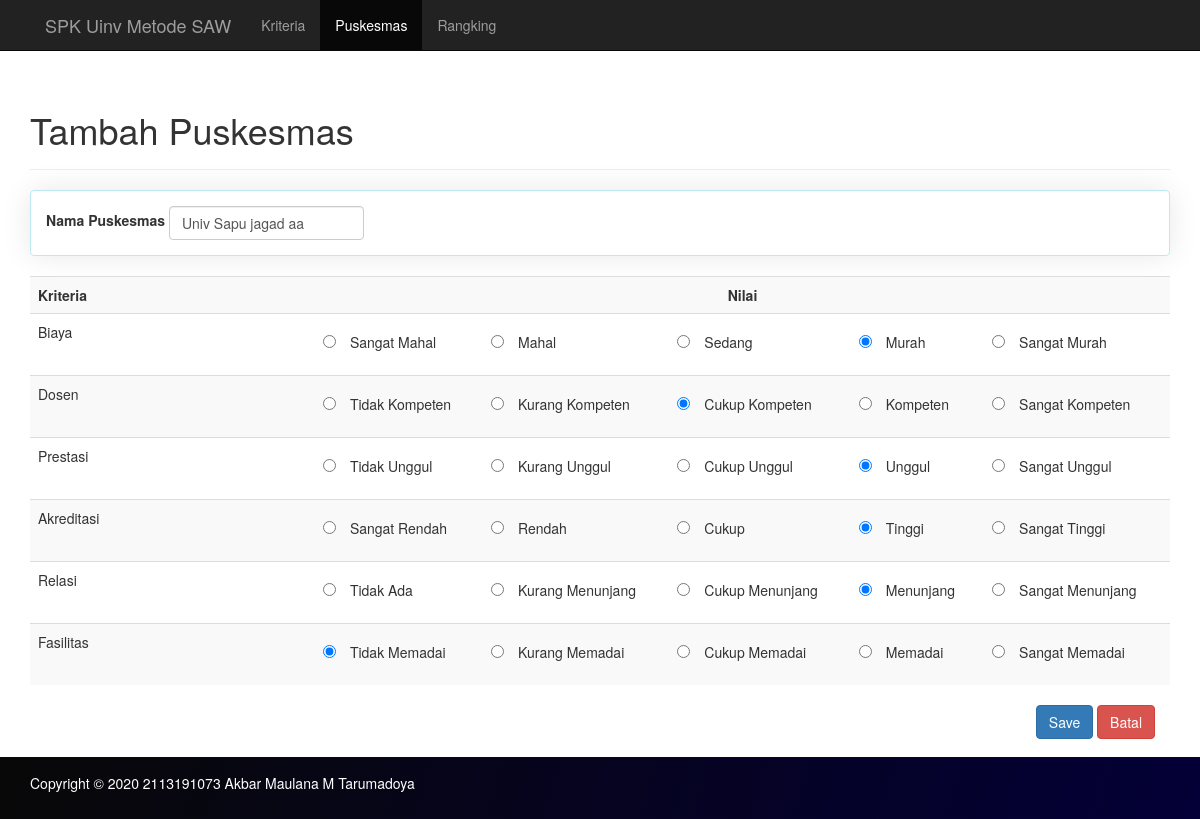
The page /puskesmas/tambah/4 on the database its author committed.
### tables this page shows
CREATE TABLE `puskesmas` (
  `kdPuskesmas` int(11) NOT NULL,
  `puskesmas` varchar(50) NOT NULL
);

CREATE TABLE `subkriteria` (
  `kdSubKriteria` int(11) NOT NULL,
  `subKriteria` varchar(50) NOT NULL,
  `value` int(11) NOT NULL,
  `kdKriteria` int(11) NOT NULL
);

CREATE TABLE `nilai` (
  `kdPuskesmas` int(11) NOT NULL,
  `kdKriteria` int(11) NOT NULL,
  `nilai` int(11) NOT NULL
);

### application/helpers/General_helper.php (called while the page is built, shortened)
<?php
if (!function_exists('loadPage')) {
	function loadPage($view, $vars = array())
	{
		$data['view'] = $view;
		$data['data'] = $vars;
		$CI = &get_instance();
		return $CI->load->view('layouts/layout', $data);
	}
}

### application/controllers/Puskesmas.php (called while the page is built, shortened)
<?php
class Puskesmas extends MY_Controller
{
	public function tambah($id = null)
	{
		if ($id == null) {
			if (count($_POST)) {
				$this->form_validation->set_rules('puskesmas', '', 'trim|required');
				if ($this->form_validation->run() == false) {
					$errors = $this->form_validation->error_array();
					$this->session->set_flashdata('errors', $errors);
					redirect(current_url());
				} else {
					$puskesmas = $this->input->post('puskesmas');
					$nilai = $this->input->post('nilai');
					$this->MPuskesmas->puskesmas = $puskesmas;
					if ($this->MPuskesmas->insert() == true) {
						$success = false;
						$kdPuskesmas = $this->MPuskesmas->getLastID()->kdPuskesmas;
						foreach ($nilai as $item => $value) {
							$this->MNilai->kdPuskesmas = $kdPuskesmas;
							$this->MNilai->kdKriteria = $item;
							$this->MNilai->nilai = $value;
							if ($this->MNilai->insert()) {
								$success = true;
							}
						}
						if ($success == true) {
							$this->session->set_flashdata('message', 'Berhasil menambah data.');
							redirect('puskesmas');
						} else {
							echo 'gagal';
						}
					}
				}
			} else {
				$data['dataView'] = $this->getDataInsert();
				loadPage('puskesmas/tambah', $data);
			}
		} else {
			$data['dataView'] = $this->getDataInsert();
			$data['nilaiPuskesmas'] = $this->MNilai->getNilaiByUniveristas($id);
			loadPage('puskesmas/tambah', $data);
		}
	}
	private function getDataInsert()
	{
		$dataView = array();
		$kriteria = $this->MKriteria->getAll();
		foreach ($kriteria as $item) {
			$this->MSubKriteria->kdKriteria = $item->kdKriteria;
			$dataView[$item->kdKriteria] = array(
				'nama' => $item->kriteria,
				'data' => $this->MSubKriteria->getById()
			);
		}
		return $dataView;
	}
}

### index.php (called while the page is built, shortened)
<?php
require_once BASEPATH . 'core/CodeIgniter.php';

### application/models/MNilai.php (called while the page is built, shortened)
<?php
class MNilai extends CI_Model
{
	public function getNilaiByUniveristas($id)
	{
		$query = $this->db->query(
			'select a.kdPuskesmas, a.puskesmas, b.kdKriteria, b.nilai from puskesmas a join nilai b on a.kdPuskesmas = b.kdPuskesmas where a.kdPuskesmas = ' . $id
		);
		if ($query->num_rows() > 0) {
			foreach ($query->result() as $row) {
				$nilai[] = $row;
			}
			return $nilai;
		}
	}
}

### application/models/MKriteria.php (called while the page is built, shortened)
<?php
class MKriteria extends CI_Model
{
	private function getTable()
	{
		return 'kriteria';
	}
	public function getAll()
	{
		$query = $this->db->get($this->getTable());
		if ($query->num_rows() > 0) {
			foreach ($query->result() as $row) {
				$kriterias[] = $row;
			}
			return $kriterias;
		}
	}
}

### application/models/MSubKriteria.php (called while the page is built, shortened)
<?php
class MSubKriteria extends CI_Model
{
	public $kdKriteria;
	private function getTable()
	{
		return 'subkriteria';
	}
	public function getById()
	{
		$this->db->where('kdKriteria', $this->kdKriteria);
		$query = $this->db->get($this->getTable());
		if ($query->num_rows() > 0) {
			foreach ($query->result() as $row) {
				$subkriteria[] = $row;
			}
			return $subkriteria;
		}
	}
}

### application/views/puskesmas/tambah.php (the view, shortened to what this page needs)
<div class="page-header">
	<h1>Tambah Puskesmas</h1>
</div>
<div class="col-md-12">
	<?php echo form_open() ?>
	<div class="row">
		<div class="panel panel-info box-style-shadow">
			<div class="panel-body">
				<div class="form-inline">
					<div class="form-group">
						<label for="puskesmas">Nama Puskesmas</label>
						<input name="puskesmas" type="text" class="form-control" id="puskesmas" value="<?php echo isset($nilaiPuskesmas[0]->puskesmas) ? $nilaiPuskesmas[0]->puskesmas : '' ?>" placeholder="nama puskesmas">
					</div>
				</div>
			</div>
		</div>
		<div class="table-responsive">
			<table class="table table-striped">
				<tr>
					<th class="col-md-3">Kriteria</th>
					<th colspan="5" class="text-center col-md-9">Nilai</th>
				</tr>
				<?php
				foreach ($dataView as $item) {
				?>
					<tr>
						<td><?php echo $item['nama']; ?></td>
						<?php
						$no = 1;
						foreach ($item['data'] as $dataItem) {
						?>
							<td>
								<input type="radio" name="nilai[<?php echo $dataItem->kdKriteria ?>]" id="nilai<?php echo $dataItem->kdKriteria ?>-<?php echo $dataItem->value ?>" value="<?php echo $dataItem->value ?>" <?php if (isset($nilaiPuskesmas)) {
																																																								foreach ($nilaiPuskesmas as $item => $value) {
																																																									if ($value->kdKriteria == $dataItem->kdKriteria) {
																																																										if ($value->nilai ==  $dataItem->value) {
																																																							?> checked="checked" <?php
																																																												}
																																																											}
																																																										}
																																																									} else {
																																																										if ($no == 3) {
																																																													?> checked="checked" <?php
																																																																		}
																																																																	}
																																																																			?> /> <?php echo '<label class="label-kriteria" for="nilai' . $dataItem->kdKriteria . '-' . $dataItem->value . '">' . $dataItem->subKriteria . "</label>";
																																																																					$no++;
																																																																					?>
							</td>
					<?php
						}
						echo '</tr>';
					}
					?>
			</table>
		</div>
		<div class="pull-right">
			<div class="col-md-12">
				<button class="btn btn-primary" type="submit">Save</button>
				<a class="btn btn-danger" href="<?php echo site_url('puskesmas') ?>" role="button">Batal</a>
			</div>
		</div>
	</div>
	<?php echo form_close() ?>
</div>

### application/views/layouts/layout.php (style rules this page uses)
body { padding-top: 70px; }
.box-style-shadow { box-shadow: 0px 0px 30px -1px rgba(0, 0, 0, 0.1); -webkit-box-shadow: 0px 0px 30px -1px rgba(0, 0, 0, 0.1); -moz-box-shadow: 0px 0px 30px -1px rgba(0, 0, 0, 0.1); }
.label-kriteria { text-transform: capitalize; font-weight: normal; cursor: pointer; padding: 10px; }

### rows shown on the page
puskesmas: puskesmas "Univ Sapu jagad aa"
subkriteria: kdKriteria "☐ Sangat Mahal", subKriteria "Sangat Mahal"
subkriteria: kdKriteria "☐ Mahal", subKriteria "Mahal"
subkriteria: kdKriteria "☐ Sedang", subKriteria "Sedang"
subkriteria: kdKriteria "☑ Murah", subKriteria "Murah"
subkriteria: kdKriteria "☐ Sangat Murah", subKriteria "Sangat Murah"
subkriteria: kdKriteria "☐ Tidak Kompeten", subKriteria "Tidak Kompeten"
subkriteria: kdKriteria "☐ Kurang Kompeten", subKriteria "Kurang Kompeten"
subkriteria: kdKriteria "☑ Cukup Kompeten", subKriteria "Cukup Kompeten"
subkriteria: kdKriteria "☐ Kompeten", subKriteria "Kompeten"
subkriteria: kdKriteria "☐ Sangat Kompeten", subKriteria "Sangat Kompeten"
subkriteria: kdKriteria "☐ Tidak Unggul", subKriteria "Tidak Unggul"
subkriteria: kdKriteria "☐ Kurang Unggul", subKriteria "Kurang Unggul"
subkriteria: kdKriteria "☐ Cukup Unggul", subKriteria "Cukup Unggul"
subkriteria: kdKriteria "☑ Unggul", subKriteria "Unggul"
subkriteria: kdKriteria "☐ Sangat Unggul", subKriteria "Sangat Unggul"
subkriteria: kdKriteria "☐ Sangat Rendah", subKriteria "Sangat Rendah"
subkriteria: kdKriteria "☐ Rendah", subKriteria "Rendah"
subkriteria: kdKriteria "☐ Cukup", subKriteria "Cukup"
subkriteria: kdKriteria "☑ Tinggi", subKriteria "Tinggi"
subkriteria: kdKriteria "☐ Sangat Tinggi", subKriteria "Sangat Tinggi"
subkriteria: kdKriteria "☐ Tidak Ada", subKriteria "Tidak Ada"
subkriteria: kdKriteria "☐ Kurang Menunjang", subKriteria "Kurang Menunjang"
subkriteria: kdKriteria "☐ Cukup Menunjang", subKriteria "Cukup Menunjang"
subkriteria: kdKriteria "☑ Menunjang", subKriteria "Menunjang"
subkriteria: kdKriteria "☐ Sangat Menunjang", subKriteria "Sangat Menunjang"
subkriteria: value "☑ Tidak Memadai", subKriteria "Tidak Memadai"
subkriteria: value "☐ Kurang Memadai", subKriteria "Kurang Memadai"
subkriteria: value "☐ Cukup Memadai", subKriteria "Cukup Memadai"
subkriteria: value "☐ Memadai", subKriteria "Memadai"
subkriteria: value "☐ Sangat Memadai", subKriteria "Sangat Memadai"

### other values the page prints
$item['nama'] "Biaya"
$item['nama'] "Dosen"
$item['nama'] "Prestasi"
$item['nama'] "Akreditasi"
$item['nama'] "Relasi"
$item['nama'] "Fasilitas"
